Frame 1 (no input): blank canvas, image omitted
Frame 60 (the mouse pressed at the canvas centre just before this capture): blank canvas, image omitted
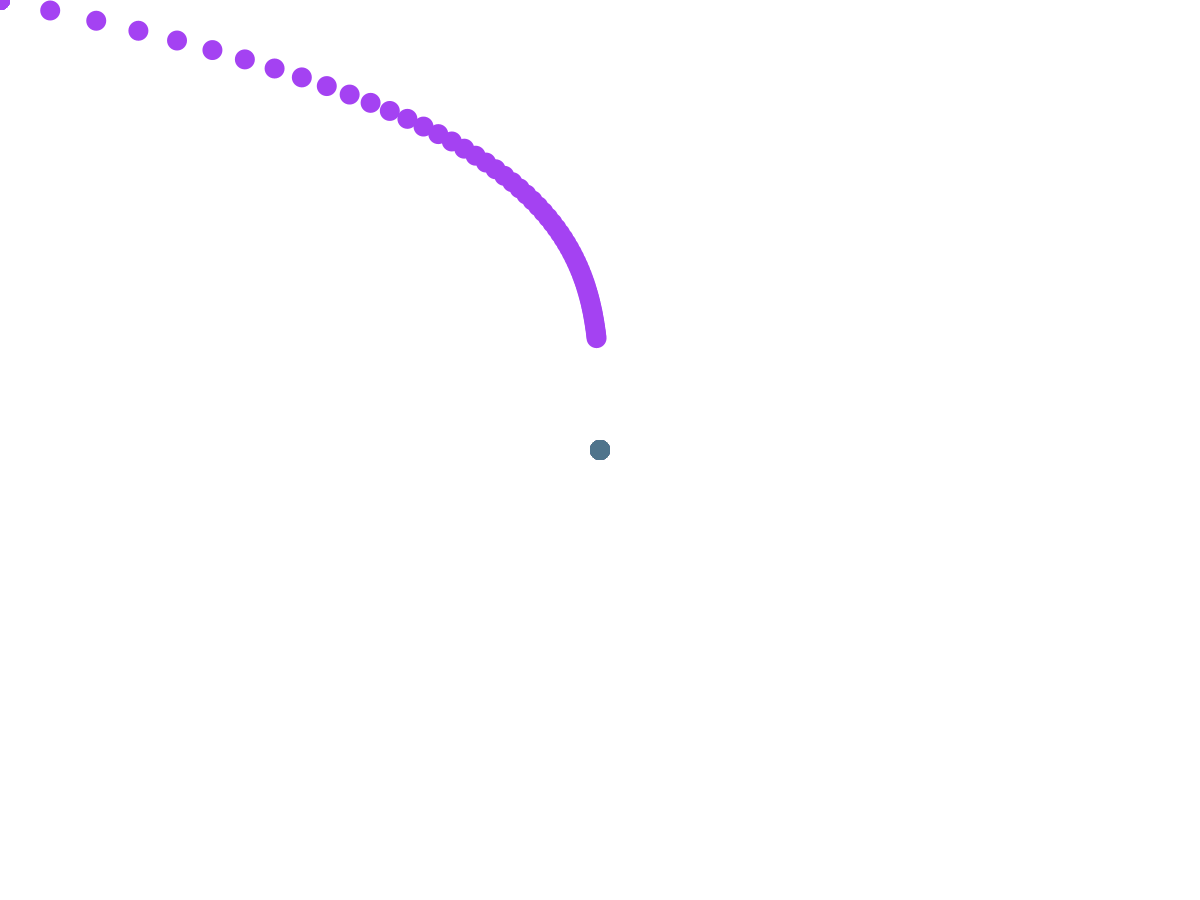
Frame 120 (the mouse held since frame 60 and released just before this capture)

The Processing sketch whose frames 1 and 60 were blank and that drew this single picture after the mouse press (run headless with seeded random() and noise(); from frame 60 on, the mouse is pressed at the canvas centre):

// Processing sketch: creepypainter
// ── creepypainter.pde
// create trippy paintings
// WITH CREEPER DOTS THAT HAVE MINDS OF THEIR OWN
//
//


//initialize creeper array and number of creepers
int countCreeps = 1;
ArrayList creepers;


void setup() {

  size(1200, 900);

  background(255);

  //Create an array to hold creepy painters and start with one on the screen
  creepers = new ArrayList();
  creepers.add(new Creep(color(random(0, 255), random(0, 255), random(0, 255)), mouseX, mouseY, random(0.1, 50.0), random(0.1, 50.0)));
}

void draw() {

  //drawing and animating each creep stored in the array
  for (int i = creepers.size ()-1; i >=0; i--) {
    Creep creep = (Creep) creepers.get(i);
    creep.display();
    creep.follow();
  }
}

void mousePressed() {
  //add another creep painter every time you click
  creepers.add(new Creep(color(random(0, 255), random(0, 255), random(0, 255)), mouseX, mouseY, random(0.1, 50.0), random(0.1, 50.0)));
}

void keyPressed() {

  //when space bar is pressed clear the screen and start with a new creep
  if (key == ' ') {

    for (int i = creepers.size ()-1; i >=0; i--) {
      //empty array
      creepers.remove(i);

      background(255);
    }
    creepers.add(new Creep(color(random(0, 255), random(0, 255), random(0, 255)), mouseX, mouseY, random(0.1, 50.0), random(0.1, 50.0)));
  }
}

// ── Creep.pde
//class for creepy drawers that follow your mouse

class Creep {

  color c;
  float xpos;
  float ypos;
  //give x and y different follow speeds so slightly more unpredictable
  float followx;
  float followy;

  Creep(color tempC, float tempXpos, float tempYpos, float tempfollowx, float tempfollowy) {

    c = tempC;
    xpos = tempXpos;
    ypos = tempYpos;
    followx = tempfollowx;
    followy = tempfollowy;
  }

  void display() {
    //draws creep on screen
    noStroke();
    fill(c);
    ellipse(xpos, ypos, 20, 20);
  }

  void follow() {
    //tells creep to follow mouse
    xpos = xpos + ( mouseX - xpos)/followx;
    ypos = ypos + ( mouseY - ypos)/followy;
  }
}
